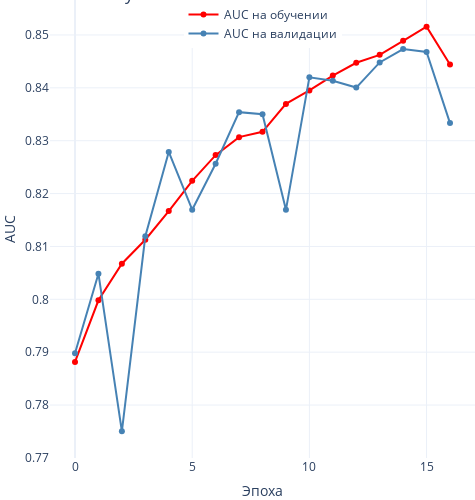

The notebook cell this image was saved under:
### Code cell
fig = go.Figure()
epoch = mobilenet_log.epoch
# fig.add_trace(go.Scatter(x=epoch,y = mobilenet_log.loss,name='Потери на обучении',marker_color='red'))
# fig.add_trace(go.Scatter(x=epoch,y= mobilenet_log.val_loss,name='Потери на валидации',marker_color='steelblue'))

#fig.add_trace(go.Scatter(x=epoch, y=  mobilenet_log.categorical_accuracy, name='Категориальная точность',marker_color='red'))
#fig.add_trace(go.Scatter(x=epoch, y=  mobilenet_log.val_categorical_accuracy, name='Категориальная точность на валидации',marker_color='lightskyblue'))

fig.add_trace(go.Scatter(x=epoch, y=mobilenet_log.auc_4,name='AUC на обучении',marker_color='red'))
fig.add_trace(go.Scatter(x=epoch, y=mobilenet_log.val_auc_4,name='AUC на валидации',marker_color='steelblue'))

fig.update_layout(margin=dict(l=0, r=0, t=0, b=0),template='plotly_white', height=500, width=475,
                  legend=dict(x=.5, xanchor="center"),title_text="Model History")
                    
fig.update_yaxes(title_text="AUC")
fig.update_xaxes(title_text="Эпоха")
fig.show()

### Figure 1 — Plotly figure (JSON) as saved in the notebook; plotly's stock layout.template omitted (floating-point values rounded to 4 significant figures)
{"data": [{"marker": {"color": "red"}, "name": "AUC на обучении", "type": "scatter", "x": [0, 1, 2, 3, 4, 5, 6, 7, 8, 9, 10, 11, 12, 13, 14, 15, 16], "y": [0.7881, 0.7998, 0.8067, 0.8113, 0.8167, 0.8224, 0.8273, 0.8307, 0.8317, 0.837, 0.8395, 0.8423, 0.8447, 0.8462, 0.8489, 0.8516, 0.8444]}, {"marker": {"color": "steelblue"}, "name": "AUC на валидации", "type": "scatter", "x": [0, 1, 2, 3, 4, 5, 6, 7, 8, 9, 10, 11, 12, 13, 14, 15, 16], "y": [0.7898, 0.8048, 0.775, 0.8119, 0.8279, 0.817, 0.8256, 0.8354, 0.835, 0.8169, 0.842, 0.8413, 0.84, 0.8448, 0.8473, 0.8468, 0.8333]}], "layout": {"height": 500, "legend": {"x": 0.5, "xanchor": "center"}, "margin": {"b": 0, "l": 0, "r": 0, "t": 0}, "title": {"text": "Model History"}, "width": 475, "xaxis": {"title": {"text": "Эпоха"}}, "yaxis": {"title": {"text": "AUC"}}}}
